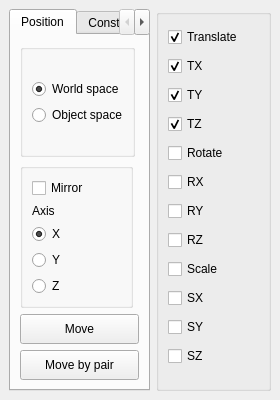
<?xml version="1.0" encoding="UTF-8"?>
<ui version="4.0">
 <class>MPosToolMainWindow</class>
 <widget class="QMainWindow" name="MPosToolMainWindow">
  <property name="geometry">
   <rect>
    <x>0</x>
    <y>0</y>
    <width>280</width>
    <height>400</height>
   </rect>
  </property>
  <property name="minimumSize">
   <size>
    <width>280</width>
    <height>400</height>
   </size>
  </property>
  <property name="maximumSize">
   <size>
    <width>280</width>
    <height>400</height>
   </size>
  </property>
  <property name="baseSize">
   <size>
    <width>280</width>
    <height>375</height>
   </size>
  </property>
  <property name="windowTitle">
   <string>Position Tool</string>
  </property>
  <widget class="QWidget" name="centralwidget">
   <layout class="QGridLayout" name="gridLayout_4">
    <item row="0" column="1">
     <widget class="QGroupBox" name="groupBox">
      <property name="minimumSize">
       <size>
        <width>115</width>
        <height>0</height>
       </size>
      </property>
      <property name="title">
       <string/>
      </property>
      <layout class="QGridLayout" name="gridLayout">
       <item row="5" column="0">
        <widget class="QCheckBox" name="rx_cB">
         <property name="text">
          <string>RX</string>
         </property>
        </widget>
       </item>
       <item row="9" column="0">
        <widget class="QCheckBox" name="sx_cB">
         <property name="text">
          <string>SX</string>
         </property>
        </widget>
       </item>
       <item row="10" column="0">
        <widget class="QCheckBox" name="sy_cB">
         <property name="text">
          <string>SY</string>
         </property>
        </widget>
       </item>
       <item row="0" column="0">
        <widget class="QCheckBox" name="translate_cB">
         <property name="text">
          <string>Translate</string>
         </property>
         <property name="checked">
          <bool>true</bool>
         </property>
        </widget>
       </item>
       <item row="2" column="0">
        <widget class="QCheckBox" name="ty_cB">
         <property name="text">
          <string>TY</string>
         </property>
         <property name="checked">
          <bool>true</bool>
         </property>
        </widget>
       </item>
       <item row="1" column="0">
        <widget class="QCheckBox" name="tx_cB">
         <property name="text">
          <string>TX</string>
         </property>
         <property name="checked">
          <bool>true</bool>
         </property>
        </widget>
       </item>
       <item row="7" column="0">
        <widget class="QCheckBox" name="rz_cB">
         <property name="text">
          <string>RZ</string>
         </property>
        </widget>
       </item>
       <item row="4" column="0">
        <widget class="QCheckBox" name="rotate_cB">
         <property name="text">
          <string>Rotate</string>
         </property>
        </widget>
       </item>
       <item row="3" column="0">
        <widget class="QCheckBox" name="tz_cB">
         <property name="text">
          <string>TZ</string>
         </property>
         <property name="checked">
          <bool>true</bool>
         </property>
        </widget>
       </item>
       <item row="11" column="0">
        <widget class="QCheckBox" name="sz_cB">
         <property name="text">
          <string>SZ</string>
         </property>
        </widget>
       </item>
       <item row="8" column="0">
        <widget class="QCheckBox" name="scale_cB">
         <property name="text">
          <string>Scale</string>
         </property>
        </widget>
       </item>
       <item row="6" column="0">
        <widget class="QCheckBox" name="ry_cB">
         <property name="text">
          <string>RY</string>
         </property>
        </widget>
       </item>
      </layout>
     </widget>
    </item>
    <item row="0" column="0">
     <widget class="QTabWidget" name="tabWidget">
      <property name="currentIndex">
       <number>0</number>
      </property>
      <widget class="QWidget" name="tab">
       <attribute name="title">
        <string>Position</string>
       </attribute>
       <layout class="QGridLayout" name="gridLayout_3">
        <item row="0" column="0">
         <widget class="QGroupBox" name="groupBox_3">
          <property name="minimumSize">
           <size>
            <width>115</width>
            <height>70</height>
           </size>
          </property>
          <property name="title">
           <string/>
          </property>
          <layout class="QVBoxLayout" name="verticalLayout_6">
           <item>
            <layout class="QVBoxLayout" name="verticalLayout_3">
             <item>
              <widget class="QRadioButton" name="ws_rB">
               <property name="toolTip">
                <string>Perform transformation in world space</string>
               </property>
               <property name="text">
                <string>World space</string>
               </property>
               <property name="checked">
                <bool>true</bool>
               </property>
              </widget>
             </item>
             <item>
              <widget class="QRadioButton" name="os_rB">
               <property name="toolTip">
                <string>Perform transformation in local space</string>
               </property>
               <property name="text">
                <string>Object space</string>
               </property>
              </widget>
             </item>
            </layout>
           </item>
          </layout>
         </widget>
        </item>
        <item row="1" column="0">
         <widget class="QGroupBox" name="groupBox_4">
          <property name="title">
           <string/>
          </property>
          <layout class="QGridLayout" name="gridLayout_2">
           <item row="0" column="0">
            <widget class="QCheckBox" name="mirror_cB">
             <property name="toolTip">
              <string>Mirror the selected values</string>
             </property>
             <property name="text">
              <string>Mirror </string>
             </property>
            </widget>
           </item>
           <item row="1" column="0">
            <widget class="QLabel" name="label_2">
             <property name="text">
              <string>Axis</string>
             </property>
            </widget>
           </item>
           <item row="2" column="0">
            <widget class="QRadioButton" name="mirror_x_rB">
             <property name="toolTip">
              <string>Mirror axis : X</string>
             </property>
             <property name="text">
              <string>X</string>
             </property>
             <property name="checked">
              <bool>true</bool>
             </property>
            </widget>
           </item>
           <item row="3" column="0">
            <widget class="QRadioButton" name="mirror_y_rB">
             <property name="toolTip">
              <string>Mirror axis : Y</string>
             </property>
             <property name="text">
              <string>Y</string>
             </property>
            </widget>
           </item>
           <item row="4" column="0">
            <widget class="QRadioButton" name="mirror_z_rB">
             <property name="toolTip">
              <string>Mirror axis : Z</string>
             </property>
             <property name="text">
              <string>Z</string>
             </property>
            </widget>
           </item>
          </layout>
         </widget>
        </item>
        <item row="2" column="0" colspan="2">
         <widget class="QPushButton" name="move_pB">
          <property name="minimumSize">
           <size>
            <width>0</width>
            <height>30</height>
           </size>
          </property>
          <property name="toolTip">
           <string>select one object : move based on its own coordinates. Select 2 objects : first one : source, second one : target ; move the second one on the base of the coordinates of the first one</string>
          </property>
          <property name="text">
           <string>Move</string>
          </property>
         </widget>
        </item>
        <item row="3" column="0" colspan="2">
         <widget class="QPushButton" name="move_even_pB">
          <property name="minimumSize">
           <size>
            <width>0</width>
            <height>30</height>
           </size>
          </property>
          <property name="toolTip">
           <string>multi selection : 1st object : first pair source, 2nd object : first pair target ; 3rd object : second pair source, 4th object : second pair target ; etc.</string>
          </property>
          <property name="text">
           <string>Move by pair</string>
          </property>
         </widget>
        </item>
       </layout>
      </widget>
      <widget class="QWidget" name="tab_2">
       <attribute name="title">
        <string>Constrain</string>
       </attribute>
       <layout class="QGridLayout" name="gridLayout_7">
        <item row="0" column="0">
         <widget class="QCheckBox" name="maintain_offset_cB">
          <property name="text">
           <string>Maintain offset</string>
          </property>
         </widget>
        </item>
        <item row="4" column="0">
         <widget class="QPushButton" name="constrain_pB">
          <property name="minimumSize">
           <size>
            <width>0</width>
            <height>30</height>
           </size>
          </property>
          <property name="text">
           <string>Constrain</string>
          </property>
         </widget>
        </item>
        <item row="2" column="0">
         <widget class="QGroupBox" name="groupBox_5">
          <property name="enabled">
           <bool>false</bool>
          </property>
          <property name="title">
           <string>Up vector</string>
          </property>
          <layout class="QGridLayout" name="gridLayout_6">
           <item row="0" column="0">
            <widget class="QSpinBox" name="up_vectorX_sB">
             <property name="buttonSymbols">
              <enum>QAbstractSpinBox::NoButtons</enum>
             </property>
             <property name="minimum">
              <number>-1</number>
             </property>
             <property name="maximum">
              <number>1</number>
             </property>
            </widget>
           </item>
           <item row="0" column="1">
            <widget class="QSpinBox" name="up_vectorY_sB">
             <property name="buttonSymbols">
              <enum>QAbstractSpinBox::NoButtons</enum>
             </property>
             <property name="minimum">
              <number>-1</number>
             </property>
             <property name="maximum">
              <number>1</number>
             </property>
             <property name="value">
              <number>1</number>
             </property>
            </widget>
           </item>
           <item row="0" column="2">
            <widget class="QSpinBox" name="up_vectorZ_sB">
             <property name="buttonSymbols">
              <enum>QAbstractSpinBox::NoButtons</enum>
             </property>
             <property name="minimum">
              <number>-1</number>
             </property>
             <property name="maximum">
              <number>1</number>
             </property>
            </widget>
           </item>
          </layout>
         </widget>
        </item>
        <item row="1" column="0">
         <widget class="QGroupBox" name="groupBox_2">
          <property name="enabled">
           <bool>false</bool>
          </property>
          <property name="title">
           <string>Aim vector</string>
          </property>
          <layout class="QGridLayout" name="gridLayout_5">
           <item row="0" column="0">
            <widget class="QSpinBox" name="aim_vectorX_sB">
             <property name="buttonSymbols">
              <enum>QAbstractSpinBox::NoButtons</enum>
             </property>
             <property name="minimum">
              <number>-1</number>
             </property>
             <property name="maximum">
              <number>1</number>
             </property>
             <property name="value">
              <number>1</number>
             </property>
            </widget>
           </item>
           <item row="0" column="1">
            <widget class="QSpinBox" name="aim_vectorY_sB">
             <property name="buttonSymbols">
              <enum>QAbstractSpinBox::NoButtons</enum>
             </property>
             <property name="minimum">
              <number>-1</number>
             </property>
             <property name="maximum">
              <number>1</number>
             </property>
            </widget>
           </item>
           <item row="0" column="2">
            <widget class="QSpinBox" name="aim_vectorZ_sB">
             <property name="buttonSymbols">
              <enum>QAbstractSpinBox::NoButtons</enum>
             </property>
             <property name="minimum">
              <number>-1</number>
             </property>
             <property name="maximum">
              <number>1</number>
             </property>
            </widget>
           </item>
          </layout>
         </widget>
        </item>
        <item row="5" column="0">
         <widget class="QPushButton" name="constrain_by_pair_pB">
          <property name="minimumSize">
           <size>
            <width>0</width>
            <height>30</height>
           </size>
          </property>
          <property name="text">
           <string>Constrain by pair</string>
          </property>
         </widget>
        </item>
        <item row="3" column="0">
         <layout class="QVBoxLayout" name="verticalLayout">
          <item>
           <widget class="QRadioButton" name="point_ct_rB">
            <property name="text">
             <string>pointConstraint</string>
            </property>
            <property name="checked">
             <bool>true</bool>
            </property>
           </widget>
          </item>
          <item>
           <widget class="QRadioButton" name="orient_ct_rB">
            <property name="text">
             <string>orientConstraint</string>
            </property>
           </widget>
          </item>
          <item>
           <widget class="QRadioButton" name="aim_ct_rB">
            <property name="text">
             <string>aimConstraint</string>
            </property>
           </widget>
          </item>
          <item>
           <widget class="QRadioButton" name="scale_ct_rB">
            <property name="text">
             <string>scaleConstraint</string>
            </property>
           </widget>
          </item>
          <item>
           <widget class="QRadioButton" name="parent_ct_rB">
            <property name="text">
             <string>parentConstraint</string>
            </property>
           </widget>
          </item>
          <item>
           <widget class="QRadioButton" name="mirror_ct_rB">
            <property name="enabled">
             <bool>true</bool>
            </property>
            <property name="text">
             <string>Mirror selected</string>
            </property>
           </widget>
          </item>
         </layout>
        </item>
       </layout>
      </widget>
     </widget>
    </item>
   </layout>
  </widget>
 </widget>
 <tabstops>
  <tabstop>tabWidget</tabstop>
  <tabstop>ws_rB</tabstop>
  <tabstop>os_rB</tabstop>
  <tabstop>mirror_cB</tabstop>
  <tabstop>mirror_x_rB</tabstop>
  <tabstop>mirror_y_rB</tabstop>
  <tabstop>mirror_z_rB</tabstop>
  <tabstop>move_pB</tabstop>
  <tabstop>move_even_pB</tabstop>
  <tabstop>translate_cB</tabstop>
  <tabstop>tx_cB</tabstop>
  <tabstop>ty_cB</tabstop>
  <tabstop>tz_cB</tabstop>
  <tabstop>rotate_cB</tabstop>
  <tabstop>rx_cB</tabstop>
  <tabstop>ry_cB</tabstop>
  <tabstop>rz_cB</tabstop>
  <tabstop>scale_cB</tabstop>
  <tabstop>sx_cB</tabstop>
  <tabstop>sy_cB</tabstop>
  <tabstop>sz_cB</tabstop>
  <tabstop>maintain_offset_cB</tabstop>
  <tabstop>aim_vectorX_sB</tabstop>
  <tabstop>aim_vectorY_sB</tabstop>
  <tabstop>aim_vectorZ_sB</tabstop>
  <tabstop>up_vectorX_sB</tabstop>
  <tabstop>up_vectorY_sB</tabstop>
  <tabstop>up_vectorZ_sB</tabstop>
  <tabstop>point_ct_rB</tabstop>
  <tabstop>orient_ct_rB</tabstop>
  <tabstop>aim_ct_rB</tabstop>
  <tabstop>scale_ct_rB</tabstop>
  <tabstop>parent_ct_rB</tabstop>
  <tabstop>mirror_ct_rB</tabstop>
  <tabstop>constrain_pB</tabstop>
  <tabstop>constrain_by_pair_pB</tabstop>
 </tabstops>
 <resources/>
 <connections>
  <connection>
   <sender>aim_ct_rB</sender>
   <signal>toggled(bool)</signal>
   <receiver>groupBox_5</receiver>
   <slot>setEnabled(bool)</slot>
   <hints>
    <hint type="sourcelabel">
     <x>60</x>
     <y>241</y>
    </hint>
    <hint type="destinationlabel">
     <x>88</x>
     <y>138</y>
    </hint>
   </hints>
  </connection>
  <connection>
   <sender>aim_ct_rB</sender>
   <signal>toggled(bool)</signal>
   <receiver>groupBox_2</receiver>
   <slot>setEnabled(bool)</slot>
   <hints>
    <hint type="sourcelabel">
     <x>106</x>
     <y>240</y>
    </hint>
    <hint type="destinationlabel">
     <x>102</x>
     <y>114</y>
    </hint>
   </hints>
  </connection>
  <connection>
   <sender>translate_cB</sender>
   <signal>toggled(bool)</signal>
   <receiver>tx_cB</receiver>
   <slot>setChecked(bool)</slot>
   <hints>
    <hint type="sourcelabel">
     <x>203</x>
     <y>32</y>
    </hint>
    <hint type="destinationlabel">
     <x>204</x>
     <y>60</y>
    </hint>
   </hints>
  </connection>
  <connection>
   <sender>translate_cB</sender>
   <signal>toggled(bool)</signal>
   <receiver>ty_cB</receiver>
   <slot>setChecked(bool)</slot>
   <hints>
    <hint type="sourcelabel">
     <x>229</x>
     <y>25</y>
    </hint>
    <hint type="destinationlabel">
     <x>228</x>
     <y>90</y>
    </hint>
   </hints>
  </connection>
  <connection>
   <sender>translate_cB</sender>
   <signal>toggled(bool)</signal>
   <receiver>tz_cB</receiver>
   <slot>setChecked(bool)</slot>
   <hints>
    <hint type="sourcelabel">
     <x>242</x>
     <y>26</y>
    </hint>
    <hint type="destinationlabel">
     <x>232</x>
     <y>120</y>
    </hint>
   </hints>
  </connection>
  <connection>
   <sender>point_ct_rB</sender>
   <signal>toggled(bool)</signal>
   <receiver>translate_cB</receiver>
   <slot>setChecked(bool)</slot>
   <hints>
    <hint type="sourcelabel">
     <x>103</x>
     <y>196</y>
    </hint>
    <hint type="destinationlabel">
     <x>183</x>
     <y>30</y>
    </hint>
   </hints>
  </connection>
  <connection>
   <sender>parent_ct_rB</sender>
   <signal>toggled(bool)</signal>
   <receiver>translate_cB</receiver>
   <slot>setChecked(bool)</slot>
   <hints>
    <hint type="sourcelabel">
     <x>121</x>
     <y>282</y>
    </hint>
    <hint type="destinationlabel">
     <x>172</x>
     <y>31</y>
    </hint>
   </hints>
  </connection>
  <connection>
   <sender>orient_ct_rB</sender>
   <signal>toggled(bool)</signal>
   <receiver>rotate_cB</receiver>
   <slot>setChecked(bool)</slot>
   <hints>
    <hint type="sourcelabel">
     <x>55</x>
     <y>221</y>
    </hint>
    <hint type="destinationlabel">
     <x>193</x>
     <y>152</y>
    </hint>
   </hints>
  </connection>
  <connection>
   <sender>rotate_cB</sender>
   <signal>toggled(bool)</signal>
   <receiver>rx_cB</receiver>
   <slot>setChecked(bool)</slot>
   <hints>
    <hint type="sourcelabel">
     <x>253</x>
     <y>150</y>
    </hint>
    <hint type="destinationlabel">
     <x>251</x>
     <y>178</y>
    </hint>
   </hints>
  </connection>
  <connection>
   <sender>rotate_cB</sender>
   <signal>toggled(bool)</signal>
   <receiver>rz_cB</receiver>
   <slot>setChecked(bool)</slot>
   <hints>
    <hint type="sourcelabel">
     <x>180</x>
     <y>148</y>
    </hint>
    <hint type="destinationlabel">
     <x>260</x>
     <y>252</y>
    </hint>
   </hints>
  </connection>
  <connection>
   <sender>rotate_cB</sender>
   <signal>toggled(bool)</signal>
   <receiver>ry_cB</receiver>
   <slot>setChecked(bool)</slot>
   <hints>
    <hint type="sourcelabel">
     <x>189</x>
     <y>153</y>
    </hint>
    <hint type="destinationlabel">
     <x>263</x>
     <y>218</y>
    </hint>
   </hints>
  </connection>
  <connection>
   <sender>scale_cB</sender>
   <signal>toggled(bool)</signal>
   <receiver>sx_cB</receiver>
   <slot>setChecked(bool)</slot>
   <hints>
    <hint type="sourcelabel">
     <x>210</x>
     <y>274</y>
    </hint>
    <hint type="destinationlabel">
     <x>211</x>
     <y>303</y>
    </hint>
   </hints>
  </connection>
  <connection>
   <sender>scale_cB</sender>
   <signal>toggled(bool)</signal>
   <receiver>sy_cB</receiver>
   <slot>setChecked(bool)</slot>
   <hints>
    <hint type="sourcelabel">
     <x>234</x>
     <y>277</y>
    </hint>
    <hint type="destinationlabel">
     <x>263</x>
     <y>337</y>
    </hint>
   </hints>
  </connection>
  <connection>
   <sender>scale_cB</sender>
   <signal>toggled(bool)</signal>
   <receiver>sz_cB</receiver>
   <slot>setChecked(bool)</slot>
   <hints>
    <hint type="sourcelabel">
     <x>226</x>
     <y>272</y>
    </hint>
    <hint type="destinationlabel">
     <x>242</x>
     <y>365</y>
    </hint>
   </hints>
  </connection>
  <connection>
   <sender>scale_ct_rB</sender>
   <signal>toggled(bool)</signal>
   <receiver>scale_cB</receiver>
   <slot>setChecked(bool)</slot>
   <hints>
    <hint type="sourcelabel">
     <x>35</x>
     <y>261</y>
    </hint>
    <hint type="destinationlabel">
     <x>185</x>
     <y>277</y>
    </hint>
   </hints>
  </connection>
  <connection>
   <sender>parent_ct_rB</sender>
   <signal>toggled(bool)</signal>
   <receiver>rotate_cB</receiver>
   <slot>setChecked(bool)</slot>
   <hints>
    <hint type="sourcelabel">
     <x>36</x>
     <y>286</y>
    </hint>
    <hint type="destinationlabel">
     <x>209</x>
     <y>160</y>
    </hint>
   </hints>
  </connection>
  <connection>
   <sender>aim_ct_rB</sender>
   <signal>toggled(bool)</signal>
   <receiver>rotate_cB</receiver>
   <slot>setChecked(bool)</slot>
   <hints>
    <hint type="sourcelabel">
     <x>65</x>
     <y>238</y>
    </hint>
    <hint type="destinationlabel">
     <x>197</x>
     <y>157</y>
    </hint>
   </hints>
  </connection>
  <connection>
   <sender>mirror_ct_rB</sender>
   <signal>toggled(bool)</signal>
   <receiver>constrain_by_pair_pB</receiver>
   <slot>setDisabled(bool)</slot>
   <hints>
    <hint type="sourcelabel">
     <x>43</x>
     <y>306</y>
    </hint>
    <hint type="destinationlabel">
     <x>49</x>
     <y>368</y>
    </hint>
   </hints>
  </connection>
 </connections>
</ui>
